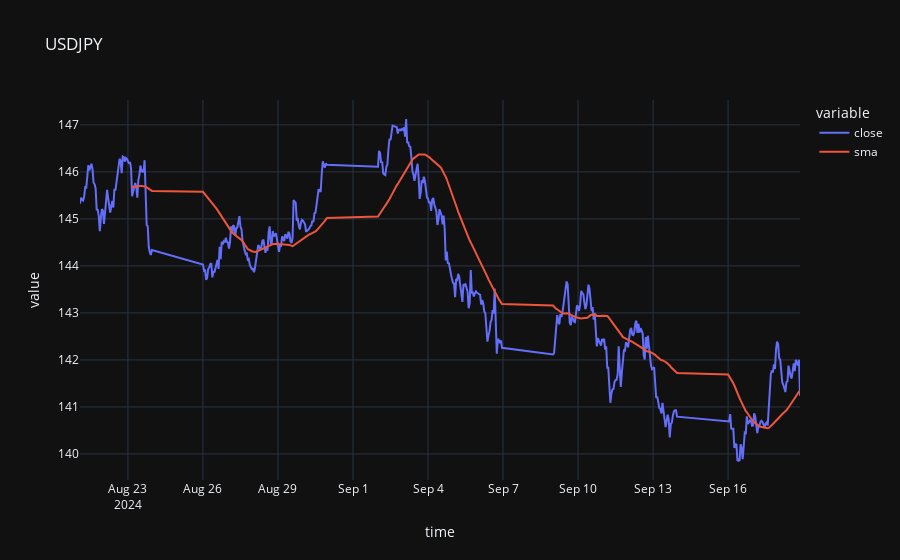
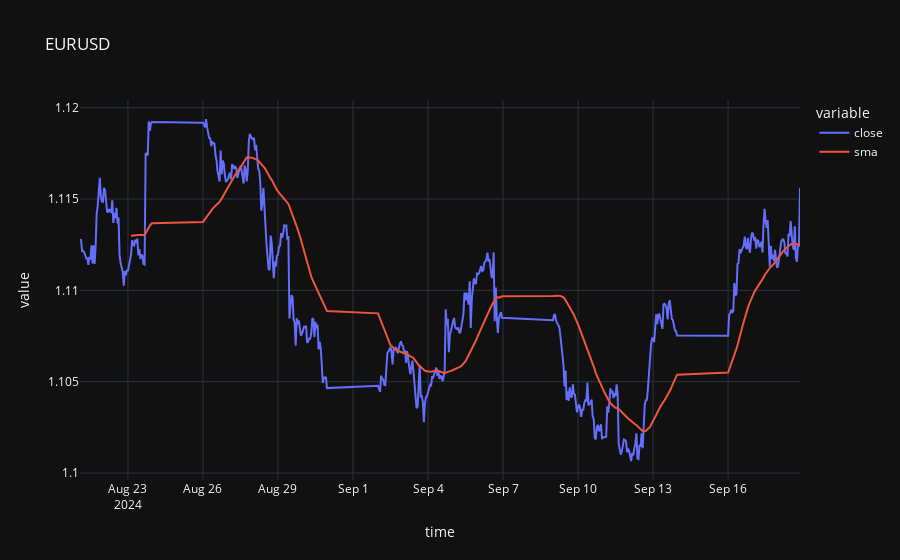
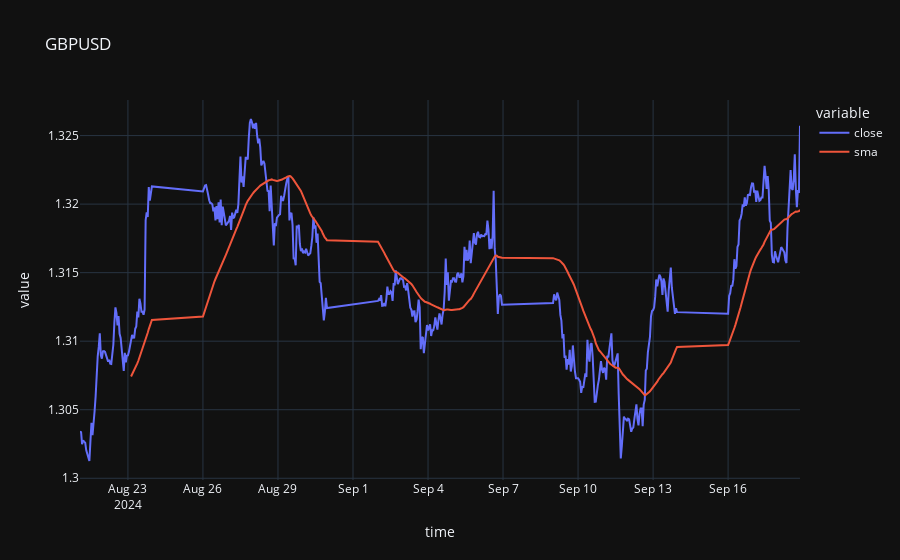
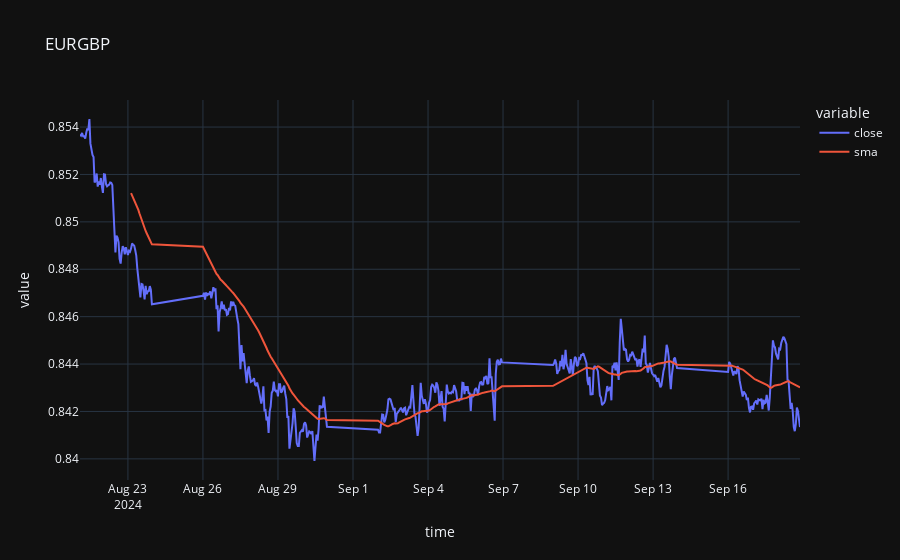

Source (notebook cell) for these figures, in order:
### Code cell
for symbol, df in mtd.data.items():
    df['sma'] = df['close'].rolling(SMA_PERIOD).mean()
    plot_plotly(df, symbol, ['close', 'sma'])

### Figure 1 — Plotly figure (JSON) as saved in the notebook; plotly's stock layout.template omitted (floating-point values rounded to 4 significant figures; data arrays with more than 128 entries replaced by an {"elided": "..."} marker saying what was removed)
{"data": [{"hovertemplate": "variable=close<br>time=%{x}<br>value=%{y}<extra></extra>", "legendgroup": "close", "line": {"color": "#636efa", "dash": "solid"}, "marker": {"symbol": "circle"}, "mode": "lines", "name": "close", "orientation": "v", "showlegend": true, "type": "scatter", "x": {"elided": "500 str values"}, "xaxis": "x", "y": {"elided": "500 float values"}, "yaxis": "y"}, {"hovertemplate": "variable=sma<br>time=%{x}<br>value=%{y}<extra></extra>", "legendgroup": "sma", "line": {"color": "#EF553B", "dash": "solid"}, "marker": {"symbol": "circle"}, "mode": "lines", "name": "sma", "orientation": "v", "showlegend": true, "type": "scatter", "x": {"elided": "500 str values"}, "xaxis": "x", "y": {"elided": "500 float values"}, "yaxis": "y"}], "layout": {"legend": {"title": {"text": "variable"}, "tracegroupgap": 0}, "title": {"text": "USDJPY"}, "xaxis": {"anchor": "y", "domain": [0, 1], "title": {"text": "time"}}, "yaxis": {"anchor": "x", "domain": [0, 1], "title": {"text": "value"}}}}

### Figure 2 — Plotly figure (JSON) as saved in the notebook; plotly's stock layout.template omitted (floating-point values rounded to 4 significant figures; data arrays with more than 128 entries replaced by an {"elided": "..."} marker saying what was removed)
{"data": [{"hovertemplate": "variable=close<br>time=%{x}<br>value=%{y}<extra></extra>", "legendgroup": "close", "line": {"color": "#636efa", "dash": "solid"}, "marker": {"symbol": "circle"}, "mode": "lines", "name": "close", "orientation": "v", "showlegend": true, "type": "scatter", "x": {"elided": "500 str values"}, "xaxis": "x", "y": {"elided": "500 float values"}, "yaxis": "y"}, {"hovertemplate": "variable=sma<br>time=%{x}<br>value=%{y}<extra></extra>", "legendgroup": "sma", "line": {"color": "#EF553B", "dash": "solid"}, "marker": {"symbol": "circle"}, "mode": "lines", "name": "sma", "orientation": "v", "showlegend": true, "type": "scatter", "x": {"elided": "500 str values"}, "xaxis": "x", "y": {"elided": "500 float values"}, "yaxis": "y"}], "layout": {"legend": {"title": {"text": "variable"}, "tracegroupgap": 0}, "title": {"text": "EURUSD"}, "xaxis": {"anchor": "y", "domain": [0, 1], "title": {"text": "time"}}, "yaxis": {"anchor": "x", "domain": [0, 1], "title": {"text": "value"}}}}

### Figure 3 — Plotly figure (JSON) as saved in the notebook; plotly's stock layout.template omitted (floating-point values rounded to 4 significant figures; data arrays with more than 128 entries replaced by an {"elided": "..."} marker saying what was removed)
{"data": [{"hovertemplate": "variable=close<br>time=%{x}<br>value=%{y}<extra></extra>", "legendgroup": "close", "line": {"color": "#636efa", "dash": "solid"}, "marker": {"symbol": "circle"}, "mode": "lines", "name": "close", "orientation": "v", "showlegend": true, "type": "scatter", "x": {"elided": "500 str values"}, "xaxis": "x", "y": {"elided": "500 float values"}, "yaxis": "y"}, {"hovertemplate": "variable=sma<br>time=%{x}<br>value=%{y}<extra></extra>", "legendgroup": "sma", "line": {"color": "#EF553B", "dash": "solid"}, "marker": {"symbol": "circle"}, "mode": "lines", "name": "sma", "orientation": "v", "showlegend": true, "type": "scatter", "x": {"elided": "500 str values"}, "xaxis": "x", "y": {"elided": "500 float values"}, "yaxis": "y"}], "layout": {"legend": {"title": {"text": "variable"}, "tracegroupgap": 0}, "title": {"text": "GBPUSD"}, "xaxis": {"anchor": "y", "domain": [0, 1], "title": {"text": "time"}}, "yaxis": {"anchor": "x", "domain": [0, 1], "title": {"text": "value"}}}}

### Figure 4 — Plotly figure (JSON) as saved in the notebook; plotly's stock layout.template omitted (floating-point values rounded to 4 significant figures; data arrays with more than 128 entries replaced by an {"elided": "..."} marker saying what was removed)
{"data": [{"hovertemplate": "variable=close<br>time=%{x}<br>value=%{y}<extra></extra>", "legendgroup": "close", "line": {"color": "#636efa", "dash": "solid"}, "marker": {"symbol": "circle"}, "mode": "lines", "name": "close", "orientation": "v", "showlegend": true, "type": "scatter", "x": {"elided": "500 str values"}, "xaxis": "x", "y": {"elided": "500 float values"}, "yaxis": "y"}, {"hovertemplate": "variable=sma<br>time=%{x}<br>value=%{y}<extra></extra>", "legendgroup": "sma", "line": {"color": "#EF553B", "dash": "solid"}, "marker": {"symbol": "circle"}, "mode": "lines", "name": "sma", "orientation": "v", "showlegend": true, "type": "scatter", "x": {"elided": "500 str values"}, "xaxis": "x", "y": {"elided": "500 float values"}, "yaxis": "y"}], "layout": {"legend": {"title": {"text": "variable"}, "tracegroupgap": 0}, "title": {"text": "EURGBP"}, "xaxis": {"anchor": "y", "domain": [0, 1], "title": {"text": "time"}}, "yaxis": {"anchor": "x", "domain": [0, 1], "title": {"text": "value"}}}}
